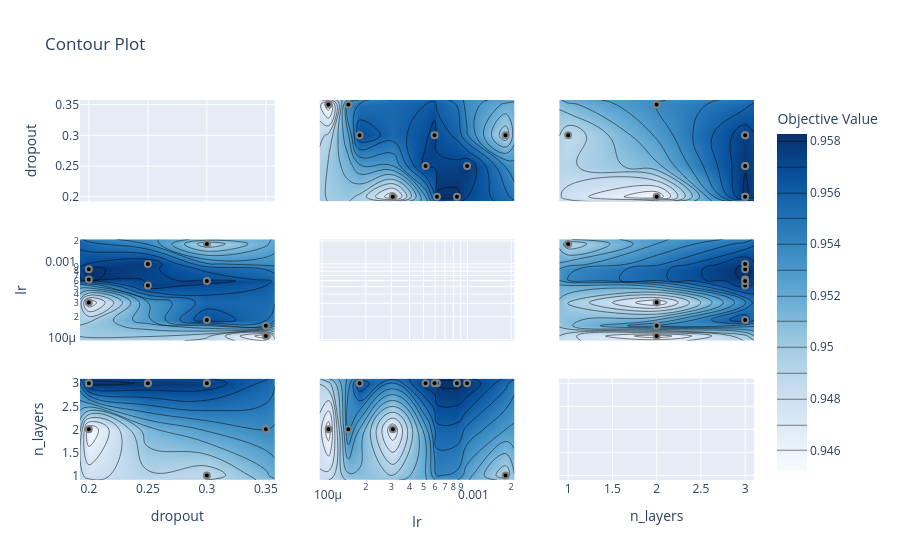

The code cell stored with this chart in its notebook:
### Markdown cell above
## Visualization: Contour Plot (lr × dropout × n_layers)

### Code cell
fig = _safe_viz(plot_contour, study, min_complete=5,
                params=['lr', 'dropout', 'n_layers'])
_save_viz(fig, 'contour_plot.html')
if fig: fig.show()

### Figure 1 — Plotly figure (JSON) as saved in the notebook; plotly's stock layout.template omitted (floating-point values rounded to 4 significant figures)
{"data": [{"type": "scatter", "xaxis": "x", "yaxis": "y"}, {"colorbar": {"title": {"text": "Objective Value"}}, "colorscale": [[0, "rgb(247,251,255)"], [0.125, "rgb(222,235,247)"], [0.25, "rgb(198,219,239)"], [0.375, "rgb(158,202,225)"], [0.5, "rgb(107,174,214)"], [0.625, "rgb(66,146,198)"], [0.75, "rgb(33,113,181)"], [0.875, "rgb(8,81,156)"], [1, "rgb(8,48,107)"]], "connectgaps": true, "contours": {"coloring": "heatmap"}, "hoverinfo": "none", "line": {"smoothing": 1.3}, "reversescale": false, "showscale": true, "type": "contour", "x": [0.1925, 0.2, 0.25, 0.3, 0.35, 0.3575], "xaxis": "x4", "y": [9.636e-05, 0.0001109, 0.0001519, 0.0001814, 0.0003071, 0.0005157, 0.000594, 0.0006172, 0.0008471, 0.0009946, 0.001828, 0.002103], "yaxis": "y4", "z": [[NaN, NaN, NaN, NaN, NaN, NaN], [NaN, NaN, NaN, NaN, 0.9452, NaN], [NaN, NaN, NaN, NaN, 0.9541, NaN], [NaN, NaN, NaN, 0.9569, NaN, NaN], [NaN, 0.9461, NaN, NaN, NaN, NaN], [NaN, NaN, 0.9576, NaN, NaN, NaN], [NaN, NaN, NaN, 0.9577, NaN, NaN], [NaN, 0.9581, NaN, NaN, NaN, NaN], [NaN, 0.9583, NaN, NaN, NaN, NaN], [NaN, NaN, 0.9579, NaN, NaN, NaN], [NaN, NaN, NaN, 0.9492, NaN, NaN], [NaN, NaN, NaN, NaN, NaN, NaN]]}, {"marker": {"color": "black", "line": {"color": "Gray", "width": 2}}, "mode": "markers", "name": "Feasible Trial", "showlegend": false, "type": "scatter", "x": [0.2, 0.3, 0.35, 0.2, 0.35, 0.3, 0.2, 0.25, 0.25, 0.3], "xaxis": "x4", "y": [0.0003071, 0.001828, 0.0001519, 0.0006172, 0.0001109, 0.0001814, 0.0008471, 0.0005157, 0.0009946, 0.000594], "yaxis": "y4"}, {"colorbar": {"title": {"text": "Objective Value"}}, "colorscale": [[0, "rgb(247,251,255)"], [0.125, "rgb(222,235,247)"], [0.25, "rgb(198,219,239)"], [0.375, "rgb(158,202,225)"], [0.5, "rgb(107,174,214)"], [0.625, "rgb(66,146,198)"], [0.75, "rgb(33,113,181)"], [0.875, "rgb(8,81,156)"], [1, "rgb(8,48,107)"]], "connectgaps": true, "contours": {"coloring": "heatmap"}, "hoverinfo": "none", "line": {"smoothing": 1.3}, "reversescale": false, "showscale": false, "type": "contour", "x": [0.1925, 0.2, 0.25, 0.3, 0.35, 0.3575], "xaxis": "x7", "y": [0.9, 1, 2, 3, 3.1], "yaxis": "y7", "z": [[NaN, NaN, NaN, NaN, NaN, NaN], [NaN, NaN, NaN, 0.9492, NaN, NaN], [NaN, 0.9461, NaN, NaN, 0.9541, NaN], [NaN, 0.9583, 0.9579, 0.9577, NaN, NaN], [NaN, NaN, NaN, NaN, NaN, NaN]]}, {"marker": {"color": "black", "line": {"color": "Gray", "width": 2}}, "mode": "markers", "name": "Feasible Trial", "showlegend": false, "type": "scatter", "x": [0.2, 0.3, 0.35, 0.2, 0.35, 0.3, 0.2, 0.25, 0.25, 0.3], "xaxis": "x7", "y": [2, 1, 2, 3, 2, 3, 3, 3, 3, 3], "yaxis": "y7"}, {"colorbar": {"title": {"text": "Objective Value"}}, "colorscale": [[0, "rgb(247,251,255)"], [0.125, "rgb(222,235,247)"], [0.25, "rgb(198,219,239)"], [0.375, "rgb(158,202,225)"], [0.5, "rgb(107,174,214)"], [0.625, "rgb(66,146,198)"], [0.75, "rgb(33,113,181)"], [0.875, "rgb(8,81,156)"], [1, "rgb(8,48,107)"]], "connectgaps": true, "contours": {"coloring": "heatmap"}, "hoverinfo": "none", "line": {"smoothing": 1.3}, "reversescale": false, "showscale": false, "type": "contour", "x": [9.636e-05, 0.0001109, 0.0001519, 0.0001814, 0.0003071, 0.0005157, 0.000594, 0.0006172, 0.0008471, 0.0009946, 0.001828, 0.002103], "xaxis": "x2", "y": [0.1925, 0.2, 0.25, 0.3, 0.35, 0.3575], "yaxis": "y2", "z": [[NaN, NaN, NaN, NaN, NaN, NaN, NaN, NaN, NaN, NaN, NaN, NaN], [NaN, NaN, NaN, NaN, 0.9461, NaN, NaN, 0.9581, 0.9583, NaN, NaN, NaN], [NaN, NaN, NaN, NaN, NaN, 0.9576, NaN, NaN, NaN, 0.9579, NaN, NaN], [NaN, NaN, NaN, 0.9569, NaN, NaN, 0.9577, NaN, NaN, NaN, 0.9492, NaN], [NaN, 0.9452, 0.9541, NaN, NaN, NaN, NaN, NaN, NaN, NaN, NaN, NaN], [NaN, NaN, NaN, NaN, NaN, NaN, NaN, NaN, NaN, NaN, NaN, NaN]]}, {"marker": {"color": "black", "line": {"color": "Gray", "width": 2}}, "mode": "markers", "name": "Feasible Trial", "showlegend": false, "type": "scatter", "x": [0.0003071, 0.001828, 0.0001519, 0.0006172, 0.0001109, 0.0001814, 0.0008471, 0.0005157, 0.0009946, 0.000594], "xaxis": "x2", "y": [0.2, 0.3, 0.35, 0.2, 0.35, 0.3, 0.2, 0.25, 0.25, 0.3], "yaxis": "y2"}, {"type": "scatter", "xaxis": "x5", "yaxis": "y5"}, {"colorbar": {"title": {"text": "Objective Value"}}, "colorscale": [[0, "rgb(247,251,255)"], [0.125, "rgb(222,235,247)"], [0.25, "rgb(198,219,239)"], [0.375, "rgb(158,202,225)"], [0.5, "rgb(107,174,214)"], [0.625, "rgb(66,146,198)"], [0.75, "rgb(33,113,181)"], [0.875, "rgb(8,81,156)"], [1, "rgb(8,48,107)"]], "connectgaps": true, "contours": {"coloring": "heatmap"}, "hoverinfo": "none", "line": {"smoothing": 1.3}, "reversescale": false, "showscale": false, "type": "contour", "x": [9.636e-05, 0.0001109, 0.0001519, 0.0001814, 0.0003071, 0.0005157, 0.000594, 0.0006172, 0.0008471, 0.0009946, 0.001828, 0.002103], "xaxis": "x8", "y": [0.9, 1, 2, 3, 3.1], "yaxis": "y8", "z": [[NaN, NaN, NaN, NaN, NaN, NaN, NaN, NaN, NaN, NaN, NaN, NaN], [NaN, NaN, NaN, NaN, NaN, NaN, NaN, NaN, NaN, NaN, 0.9492, NaN], [NaN, 0.9452, 0.9541, NaN, 0.9461, NaN, NaN, NaN, NaN, NaN, NaN, NaN], [NaN, NaN, NaN, 0.9569, NaN, 0.9576, 0.9577, 0.9581, 0.9583, 0.9579, NaN, NaN], [NaN, NaN, NaN, NaN, NaN, NaN, NaN, NaN, NaN, NaN, NaN, NaN]]}, {"marker": {"color": "black", "line": {"color": "Gray", "width": 2}}, "mode": "markers", "name": "Feasible Trial", "showlegend": false, "type": "scatter", "x": [0.0003071, 0.001828, 0.0001519, 0.0006172, 0.0001109, 0.0001814, 0.0008471, 0.0005157, 0.0009946, 0.000594], "xaxis": "x8", "y": [2, 1, 2, 3, 2, 3, 3, 3, 3, 3], "yaxis": "y8"}, {"colorbar": {"title": {"text": "Objective Value"}}, "colorscale": [[0, "rgb(247,251,255)"], [0.125, "rgb(222,235,247)"], [0.25, "rgb(198,219,239)"], [0.375, "rgb(158,202,225)"], [0.5, "rgb(107,174,214)"], [0.625, "rgb(66,146,198)"], [0.75, "rgb(33,113,181)"], [0.875, "rgb(8,81,156)"], [1, "rgb(8,48,107)"]], "connectgaps": true, "contours": {"coloring": "heatmap"}, "hoverinfo": "none", "line": {"smoothing": 1.3}, "reversescale": false, "showscale": false, "type": "contour", "x": [0.9, 1, 2, 3, 3.1], "xaxis": "x3", "y": [0.1925, 0.2, 0.25, 0.3, 0.35, 0.3575], "yaxis": "y3", "z": [[NaN, NaN, NaN, NaN, NaN], [NaN, NaN, 0.9461, 0.9583, NaN], [NaN, NaN, NaN, 0.9579, NaN], [NaN, 0.9492, NaN, 0.9577, NaN], [NaN, NaN, 0.9541, NaN, NaN], [NaN, NaN, NaN, NaN, NaN]]}, {"marker": {"color": "black", "line": {"color": "Gray", "width": 2}}, "mode": "markers", "name": "Feasible Trial", "showlegend": false, "type": "scatter", "x": [2, 1, 2, 3, 2, 3, 3, 3, 3, 3], "xaxis": "x3", "y": [0.2, 0.3, 0.35, 0.2, 0.35, 0.3, 0.2, 0.25, 0.25, 0.3], "yaxis": "y3"}, {"colorbar": {"title": {"text": "Objective Value"}}, "colorscale": [[0, "rgb(247,251,255)"], [0.125, "rgb(222,235,247)"], [0.25, "rgb(198,219,239)"], [0.375, "rgb(158,202,225)"], [0.5, "rgb(107,174,214)"], [0.625, "rgb(66,146,198)"], [0.75, "rgb(33,113,181)"], [0.875, "rgb(8,81,156)"], [1, "rgb(8,48,107)"]], "connectgaps": true, "contours": {"coloring": "heatmap"}, "hoverinfo": "none", "line": {"smoothing": 1.3}, "reversescale": false, "showscale": false, "type": "contour", "x": [0.9, 1, 2, 3, 3.1], "xaxis": "x6", "y": [9.636e-05, 0.0001109, 0.0001519, 0.0001814, 0.0003071, 0.0005157, 0.000594, 0.0006172, 0.0008471, 0.0009946, 0.001828, 0.002103], "yaxis": "y6", "z": [[NaN, NaN, NaN, NaN, NaN], [NaN, NaN, 0.9452, NaN, NaN], [NaN, NaN, 0.9541, NaN, NaN], [NaN, NaN, NaN, 0.9569, NaN], [NaN, NaN, 0.9461, NaN, NaN], [NaN, NaN, NaN, 0.9576, NaN], [NaN, NaN, NaN, 0.9577, NaN], [NaN, NaN, NaN, 0.9581, NaN], [NaN, NaN, NaN, 0.9583, NaN], [NaN, NaN, NaN, 0.9579, NaN], [NaN, 0.9492, NaN, NaN, NaN], [NaN, NaN, NaN, NaN, NaN]]}, {"marker": {"color": "black", "line": {"color": "Gray", "width": 2}}, "mode": "markers", "name": "Feasible Trial", "showlegend": false, "type": "scatter", "x": [2, 1, 2, 3, 2, 3, 3, 3, 3, 3], "xaxis": "x6", "y": [0.0003071, 0.001828, 0.0001519, 0.0006172, 0.0001109, 0.0001814, 0.0008471, 0.0005157, 0.0009946, 0.000594], "yaxis": "y6"}, {"type": "scatter", "xaxis": "x9", "yaxis": "y9"}], "layout": {"title": {"text": "Contour Plot"}, "xaxis": {"anchor": "y", "domain": [0, 0.2889], "matches": "x7", "range": [0.1925, 0.3575], "showticklabels": false}, "xaxis2": {"anchor": "y2", "domain": [0.3556, 0.6444], "matches": "x8", "range": [-4.016, -2.677], "showticklabels": false, "type": "log"}, "xaxis3": {"anchor": "y3", "domain": [0.7111, 1], "matches": "x9", "range": [0.9, 3.1], "showticklabels": false}, "xaxis4": {"anchor": "y4", "domain": [0, 0.2889], "matches": "x7", "range": [0.1925, 0.3575], "showticklabels": false}, "xaxis5": {"anchor": "y5", "domain": [0.3556, 0.6444], "matches": "x8", "range": [-4.016, -2.677], "showticklabels": false, "type": "log"}, "xaxis6": {"anchor": "y6", "domain": [0.7111, 1], "matches": "x9", "range": [0.9, 3.1], "showticklabels": false}, "xaxis7": {"anchor": "y7", "domain": [0, 0.2889], "range": [0.1925, 0.3575], "title": {"text": "dropout"}}, "xaxis8": {"anchor": "y8", "domain": [0.3556, 0.6444], "range": [-4.016, -2.677], "title": {"text": "lr"}, "type": "log"}, "xaxis9": {"anchor": "y9", "domain": [0.7111, 1], "range": [0.9, 3.1], "title": {"text": "n_layers"}}, "yaxis": {"anchor": "x", "domain": [0.7333, 1], "range": [0.1925, 0.3575], "title": {"text": "dropout"}}, "yaxis2": {"anchor": "x2", "domain": [0.7333, 1], "matches": "y", "range": [0.1925, 0.3575], "showticklabels": false}, "yaxis3": {"anchor": "x3", "domain": [0.7333, 1], "matches": "y", "range": [0.1925, 0.3575], "showticklabels": false}, "yaxis4": {"anchor": "x4", "domain": [0.3667, 0.6333], "range": [-4.016, -2.677], "title": {"text": "lr"}, "type": "log"}, "yaxis5": {"anchor": "x5", "domain": [0.3667, 0.6333], "matches": "y4", "range": [-4.016, -2.677], "showticklabels": false, "type": "log"}, "yaxis6": {"anchor": "x6", "domain": [0.3667, 0.6333], "matches": "y4", "range": [-4.016, -2.677], "showticklabels": false, "type": "log"}, "yaxis7": {"anchor": "x7", "domain": [0, 0.2667], "range": [0.9, 3.1], "title": {"text": "n_layers"}}, "yaxis8": {"anchor": "x8", "domain": [0, 0.2667], "matches": "y7", "range": [0.9, 3.1], "showticklabels": false}, "yaxis9": {"anchor": "x9", "domain": [0, 0.2667], "matches": "y7", "range": [0.9, 3.1], "showticklabels": false}}}
